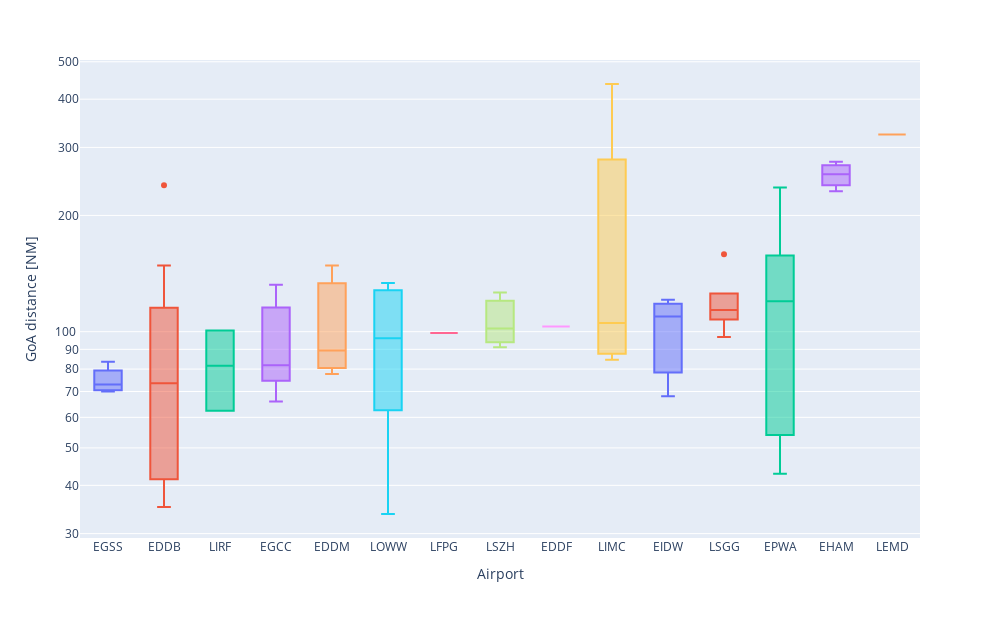

Notebook cell for this chart:
### Markdown cell above
### GoA Distances

### Code cell
# sort box plot by cumdist median
var = "cumdist_max"
category_orders = {
    "destination": infoGoA_filtered.groupby("destination")[[var]]
    .median()
    .sort_values(var)
    .index
}
fig = px.box(
    infoGoA_filtered,
    x="destination",
    y=var,
    color="destination",
    points="outliers",
    category_orders=category_orders,
)
fig.update_yaxes(tickformat=".0f")
fig.update_layout(
    height=height,
    width=width,
    yaxis_type="log",
    xaxis_title="Airport",
    yaxis_title="GoA distance [NM]",
    showlegend=False,
)

fig.write_image("figures/goa_flown_distance.pdf")
fig.show()

### Figure 1 — Plotly figure (JSON) as saved in the notebook; plotly's stock layout.template omitted (floating-point values rounded to 4 significant figures)
{"data": [{"alignmentgroup": "True", "boxpoints": "outliers", "hovertemplate": "destination=%{x}<br>cumdist_max=%{y}<extra></extra>", "legendgroup": "EGSS", "marker": {"color": "#636efa"}, "name": "EGSS", "notched": false, "offsetgroup": "EGSS", "orientation": "v", "showlegend": true, "type": "box", "x": ["EGSS", "EGSS", "EGSS", "EGSS"], "x0": " ", "xaxis": "x", "y": [70.9, 75.0, 83.61, 70.04], "y0": " ", "yaxis": "y"}, {"alignmentgroup": "True", "boxpoints": "outliers", "hovertemplate": "destination=%{x}<br>cumdist_max=%{y}<extra></extra>", "legendgroup": "EDDB", "marker": {"color": "#EF553B"}, "name": "EDDB", "notched": false, "offsetgroup": "EDDB", "orientation": "v", "showlegend": true, "type": "box", "x": ["EDDB", "EDDB", "EDDB", "EDDB", "EDDB", "EDDB", "EDDB", "EDDB"], "x0": " ", "xaxis": "x", "y": [81.81, 239.4, 46.27, 82.36, 65.27, 36.73, 35.16, 148.3], "y0": " ", "yaxis": "y"}, {"alignmentgroup": "True", "boxpoints": "outliers", "hovertemplate": "destination=%{x}<br>cumdist_max=%{y}<extra></extra>", "legendgroup": "LIRF", "marker": {"color": "#00cc96"}, "name": "LIRF", "notched": false, "offsetgroup": "LIRF", "orientation": "v", "showlegend": true, "type": "box", "x": ["LIRF", "LIRF"], "x0": " ", "xaxis": "x", "y": [62.37, 100.8], "y0": " ", "yaxis": "y"}, {"alignmentgroup": "True", "boxpoints": "outliers", "hovertemplate": "destination=%{x}<br>cumdist_max=%{y}<extra></extra>", "legendgroup": "EGCC", "marker": {"color": "#ab63fa"}, "name": "EGCC", "notched": false, "offsetgroup": "EGCC", "orientation": "v", "showlegend": true, "type": "box", "x": ["EGCC", "EGCC", "EGCC", "EGCC", "EGCC", "EGCC"], "x0": " ", "xaxis": "x", "y": [115.5, 132.4, 84.0, 65.95, 79.6, 74.6], "y0": " ", "yaxis": "y"}, {"alignmentgroup": "True", "boxpoints": "outliers", "hovertemplate": "destination=%{x}<br>cumdist_max=%{y}<extra></extra>", "legendgroup": "EDDM", "marker": {"color": "#FFA15A"}, "name": "EDDM", "notched": false, "offsetgroup": "EDDM", "orientation": "v", "showlegend": true, "type": "box", "x": ["EDDM", "EDDM", "EDDM"], "x0": " ", "xaxis": "x", "y": [77.65, 148.3, 89.35], "y0": " ", "yaxis": "y"}, {"alignmentgroup": "True", "boxpoints": "outliers", "hovertemplate": "destination=%{x}<br>cumdist_max=%{y}<extra></extra>", "legendgroup": "LOWW", "marker": {"color": "#19d3f3"}, "name": "LOWW", "notched": false, "offsetgroup": "LOWW", "orientation": "v", "showlegend": true, "type": "box", "x": ["LOWW", "LOWW", "LOWW", "LOWW", "LOWW", "LOWW", "LOWW", "LOWW", "LOWW"], "x0": " ", "xaxis": "x", "y": [131.5, 33.7, 71.15, 133.7, 98.12, 37.05, 96.09, 87.26, 126.7], "y0": " ", "yaxis": "y"}, {"alignmentgroup": "True", "boxpoints": "outliers", "hovertemplate": "destination=%{x}<br>cumdist_max=%{y}<extra></extra>", "legendgroup": "LFPG", "marker": {"color": "#FF6692"}, "name": "LFPG", "notched": false, "offsetgroup": "LFPG", "orientation": "v", "showlegend": true, "type": "box", "x": ["LFPG"], "x0": " ", "xaxis": "x", "y": [99.16], "y0": " ", "yaxis": "y"}, {"alignmentgroup": "True", "boxpoints": "outliers", "hovertemplate": "destination=%{x}<br>cumdist_max=%{y}<extra></extra>", "legendgroup": "LSZH", "marker": {"color": "#B6E880"}, "name": "LSZH", "notched": false, "offsetgroup": "LSZH", "orientation": "v", "showlegend": true, "type": "box", "x": ["LSZH", "LSZH", "LSZH"], "x0": " ", "xaxis": "x", "y": [91.18, 126.4, 101.9], "y0": " ", "yaxis": "y"}, {"alignmentgroup": "True", "boxpoints": "outliers", "hovertemplate": "destination=%{x}<br>cumdist_max=%{y}<extra></extra>", "legendgroup": "EDDF", "marker": {"color": "#FF97FF"}, "name": "EDDF", "notched": false, "offsetgroup": "EDDF", "orientation": "v", "showlegend": true, "type": "box", "x": ["EDDF"], "x0": " ", "xaxis": "x", "y": [103.1], "y0": " ", "yaxis": "y"}, {"alignmentgroup": "True", "boxpoints": "outliers", "hovertemplate": "destination=%{x}<br>cumdist_max=%{y}<extra></extra>", "legendgroup": "LIMC", "marker": {"color": "#FECB52"}, "name": "LIMC", "notched": false, "offsetgroup": "LIMC", "orientation": "v", "showlegend": true, "type": "box", "x": ["LIMC", "LIMC", "LIMC", "LIMC"], "x0": " ", "xaxis": "x", "y": [90.7, 84.56, 120.0, 438.2], "y0": " ", "yaxis": "y"}, {"alignmentgroup": "True", "boxpoints": "outliers", "hovertemplate": "destination=%{x}<br>cumdist_max=%{y}<extra></extra>", "legendgroup": "EIDW", "marker": {"color": "#636efa"}, "name": "EIDW", "notched": false, "offsetgroup": "EIDW", "orientation": "v", "showlegend": true, "type": "box", "x": ["EIDW", "EIDW", "EIDW"], "x0": " ", "xaxis": "x", "y": [109.5, 121.1, 68.0], "y0": " ", "yaxis": "y"}, {"alignmentgroup": "True", "boxpoints": "outliers", "hovertemplate": "destination=%{x}<br>cumdist_max=%{y}<extra></extra>", "legendgroup": "LSGG", "marker": {"color": "#EF553B"}, "name": "LSGG", "notched": false, "offsetgroup": "LSGG", "orientation": "v", "showlegend": true, "type": "box", "x": ["LSGG", "LSGG", "LSGG", "LSGG", "LSGG", "LSGG"], "x0": " ", "xaxis": "x", "y": [116.0, 158.6, 125.6, 111.6, 107.6, 96.89], "y0": " ", "yaxis": "y"}, {"alignmentgroup": "True", "boxpoints": "outliers", "hovertemplate": "destination=%{x}<br>cumdist_max=%{y}<extra></extra>", "legendgroup": "EPWA", "marker": {"color": "#00cc96"}, "name": "EPWA", "notched": false, "offsetgroup": "EPWA", "orientation": "v", "showlegend": true, "type": "box", "x": ["EPWA", "EPWA", "EPWA", "EPWA", "EPWA", "EPWA", "EPWA", "EPWA", "EPWA", "EPWA", "EPWA", "EPWA", "EPWA", "EPWA", "EPWA", "EPWA"], "x0": " ", "xaxis": "x", "y": [64.16, 48.88, 59.11, 48.36, 48.0, 42.87, 62.24, 227.1, 108.8, 156.1, 131.3, 158.7, 131.1, 225.4, 236.2, 135.4], "y0": " ", "yaxis": "y"}, {"alignmentgroup": "True", "boxpoints": "outliers", "hovertemplate": "destination=%{x}<br>cumdist_max=%{y}<extra></extra>", "legendgroup": "EHAM", "marker": {"color": "#ab63fa"}, "name": "EHAM", "notched": false, "offsetgroup": "EHAM", "orientation": "v", "showlegend": true, "type": "box", "x": ["EHAM", "EHAM", "EHAM", "EHAM"], "x0": " ", "xaxis": "x", "y": [263.9, 275.5, 247.8, 231.0], "y0": " ", "yaxis": "y"}, {"alignmentgroup": "True", "boxpoints": "outliers", "hovertemplate": "destination=%{x}<br>cumdist_max=%{y}<extra></extra>", "legendgroup": "LEMD", "marker": {"color": "#FFA15A"}, "name": "LEMD", "notched": false, "offsetgroup": "LEMD", "orientation": "v", "showlegend": true, "type": "box", "x": ["LEMD"], "x0": " ", "xaxis": "x", "y": [323.9], "y0": " ", "yaxis": "y"}], "layout": {"boxmode": "overlay", "height": 618.0, "legend": {"title": {"text": "destination"}, "tracegroupgap": 0}, "margin": {"t": 60}, "showlegend": false, "width": 1000, "xaxis": {"anchor": "y", "categoryarray": ["EGSS", "EDDB", "LIRF", "EGCC", "EDDM", "LOWW", "LFPG", "LSZH", "EDDF", "LIMC", "EIDW", "LSGG", "EPWA", "EHAM", "LEMD"], "categoryorder": "array", "domain": [0, 1], "title": {"text": "Airport"}}, "yaxis": {"anchor": "x", "domain": [0, 1], "tickformat": ".0f", "title": {"text": "GoA distance [NM]"}, "type": "log"}}}
